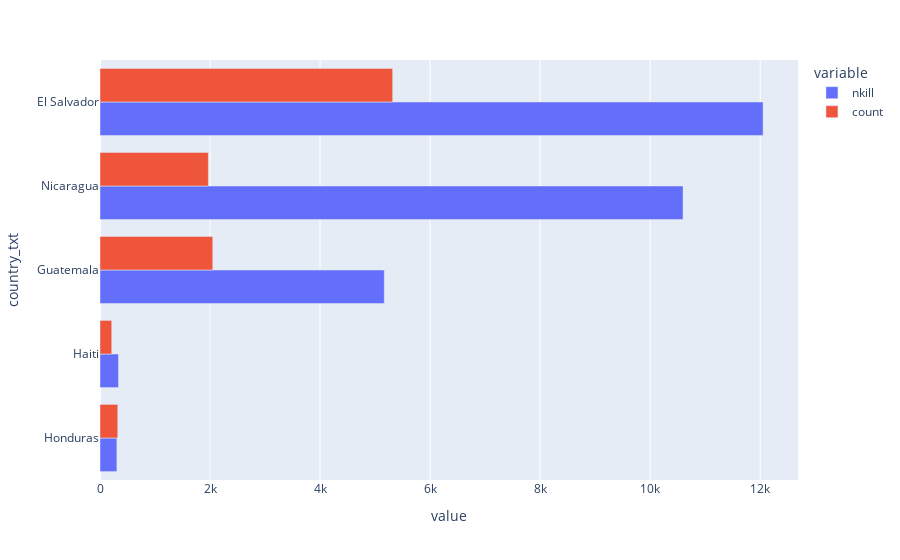

The code cell stored with this chart in its notebook:
### Code cell
fig = px.bar(df_hor_bar, x=[value_one, value_two], y='country_txt', orientation='h', barmode='group')
fig.show()

### Figure 1 — Plotly figure (JSON) as saved in the notebook; plotly's stock layout.template omitted (floating-point values rounded to 4 significant figures)
{"data": [{"alignmentgroup": "True", "hovertemplate": "variable=nkill<br>value=%{x}<br>country_txt=%{y}<extra></extra>", "legendgroup": "nkill", "marker": {"color": "#636efa", "pattern": {"shape": ""}}, "name": "nkill", "offsetgroup": "nkill", "orientation": "h", "showlegend": true, "textposition": "auto", "type": "bar", "x": [307, 336, 5167, 10598, 12053], "xaxis": "x", "y": ["Honduras", "Haiti", "Guatemala", "Nicaragua", "El Salvador"], "yaxis": "y"}, {"alignmentgroup": "True", "hovertemplate": "variable=count<br>value=%{x}<br>country_txt=%{y}<extra></extra>", "legendgroup": "count", "marker": {"color": "#EF553B", "pattern": {"shape": ""}}, "name": "count", "offsetgroup": "count", "orientation": "h", "showlegend": true, "textposition": "auto", "type": "bar", "x": [323, 213, 2050, 1970, 5320], "xaxis": "x", "y": ["Honduras", "Haiti", "Guatemala", "Nicaragua", "El Salvador"], "yaxis": "y"}], "layout": {"barmode": "group", "legend": {"title": {"text": "variable"}, "tracegroupgap": 0}, "margin": {"t": 60}, "xaxis": {"anchor": "y", "domain": [0, 1], "title": {"text": "value"}}, "yaxis": {"anchor": "x", "domain": [0, 1], "title": {"text": "country_txt"}}}}
